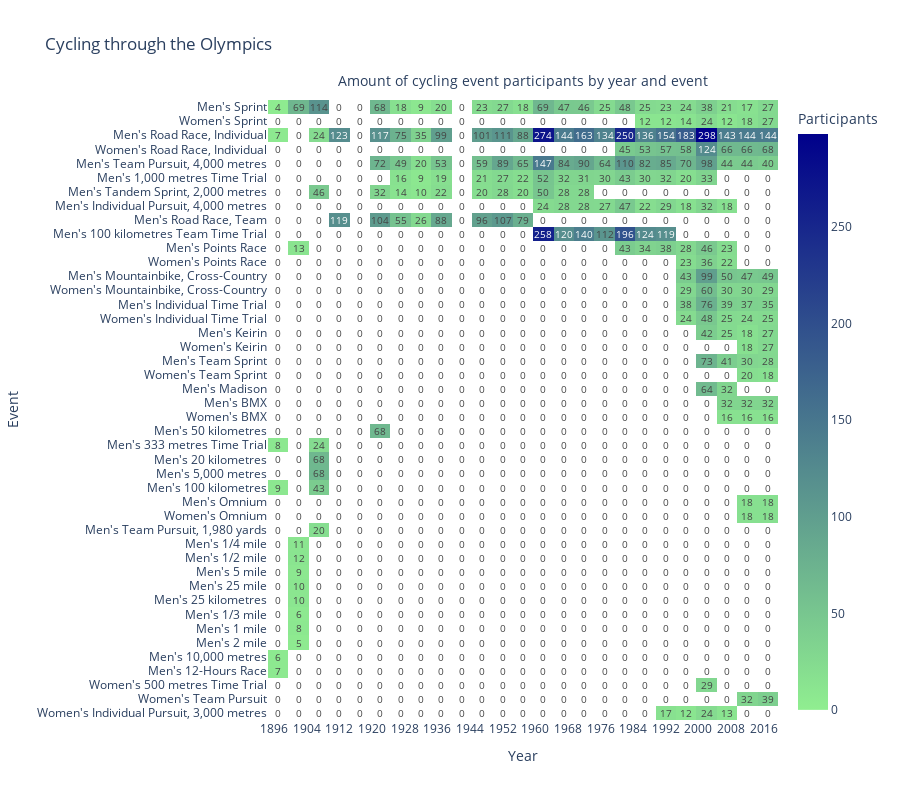

The notebook cell this image was saved under:
### Markdown cell above
## Panagiotis: Cycling (Surprise!)

First we try to get an overview of participants over the years and disciplines. The women's events are sorted next to their male counterparts, to easily track when they were finally allowed to compete.

### Code cell
cycling_df = orig_df[orig_df["Sport"] == "Cycling"].copy()

def base_event(event):
    return re.sub(r"^(Cycling )?(Men's |Women's )", "", event)

cycling_df.loc[:, "Base Event"] = cycling_df["Event"].apply(base_event)

unique_base_events = cycling_df["Base Event"].unique()

men_event_amount = (cycling_df[cycling_df["Sex"] == "M"].groupby("Base Event")["Year"].nunique())
sorted_base_events = sorted(unique_base_events, key=lambda x: men_event_amount.get(x, 0), reverse=True)

cycling_df["Grouped Event"] = cycling_df.apply(lambda row: f"{"Men's" if row["Sex"] == "M" else "Women's"} {row["Base Event"]}", axis=1)

heatmap_data = cycling_df.groupby(["Grouped Event", "Year"])["ID"].count().reset_index()
heatmap_data["Base Event"] = heatmap_data["Grouped Event"].apply(lambda x: x.split(" ", 1)[1])

heatmap_data["Base Event Order"] = heatmap_data["Base Event"].apply(lambda x: sorted_base_events.index(x))
heatmap_data["Gender"] = heatmap_data["Grouped Event"].apply(lambda x: x.split(" ", 1)[0])
heatmap_data = heatmap_data.sort_values(by=["Base Event Order", "Gender"])

heatmap_data = heatmap_data.drop(columns=["Base Event", "Base Event Order", "Gender"])
heatmap_data = heatmap_data.iloc[::-1]

color_scale = [[0.0, "white"], [0.001, "lightgreen"], [1.0, "darkblue"]]

fig = px.density_heatmap(
    heatmap_data,
    x="Year",
    y="Grouped Event",
    z="ID",
    nbinsx=int((cycling_df["Year"].max()-cycling_df["Year"].min()+4)/4),
    color_continuous_scale=color_scale,
    title="Cycling through the Olympics",
    labels={"ID": "Number of Participants"},
    height=800,
    text_auto=True,
)

end_year = cycling_df["Year"].max()
tick_vals = list(range(1896, end_year + 1, 8))


fig.update_layout(
    xaxis_title="Year",
    yaxis_title="Event",
    coloraxis_colorbar={"title": "Participants"},
    xaxis=dict(tickmode="array", tickvals=tick_vals)
    
)

fig.add_annotation(
    text="Amount of cycling event participants by year and event", xref="paper", yref="paper", x=0.5, y=1.05, showarrow=False, font=dict(size=14))

fig.show()

### Figure 1 — Plotly figure (JSON) as saved in the notebook; plotly's stock layout.template omitted (floating-point values rounded to 4 significant figures; data arrays with more than 128 entries replaced by an {"elided": "..."} marker saying what was removed)
{"data": [{"coloraxis": "coloraxis", "histfunc": "sum", "hovertemplate": "Year=%{x}<br>Grouped Event=%{y}<br>sum of Number of Participants=%{z}<extra></extra>", "name": "", "nbinsx": 31, "texttemplate": "%{z}", "type": "histogram2d", "x": {"elided": "248 int values"}, "xaxis": "x", "xbingroup": "x", "y": {"elided": "248 str values"}, "yaxis": "y", "ybingroup": "y", "z": {"elided": "248 int values"}}], "layout": {"annotations": [{"font": {"size": 14}, "showarrow": false, "text": "Amount of cycling event participants by year and event", "x": 0.5, "xref": "paper", "y": 1.05, "yref": "paper"}], "coloraxis": {"colorbar": {"title": {"text": "Participants"}}, "colorscale": [[0, "white"], [0.001, "lightgreen"], [1, "darkblue"]]}, "height": 800, "legend": {"tracegroupgap": 0}, "title": {"text": "Cycling through the Olympics"}, "xaxis": {"anchor": "y", "domain": [0, 1], "tickmode": "array", "tickvals": [1896, 1904, 1912, 1920, 1928, 1936, 1944, 1952, 1960, 1968, 1976, 1984, 1992, 2000, 2008, 2016], "title": {"text": "Year"}}, "yaxis": {"anchor": "x", "domain": [0, 1], "title": {"text": "Event"}}}}
